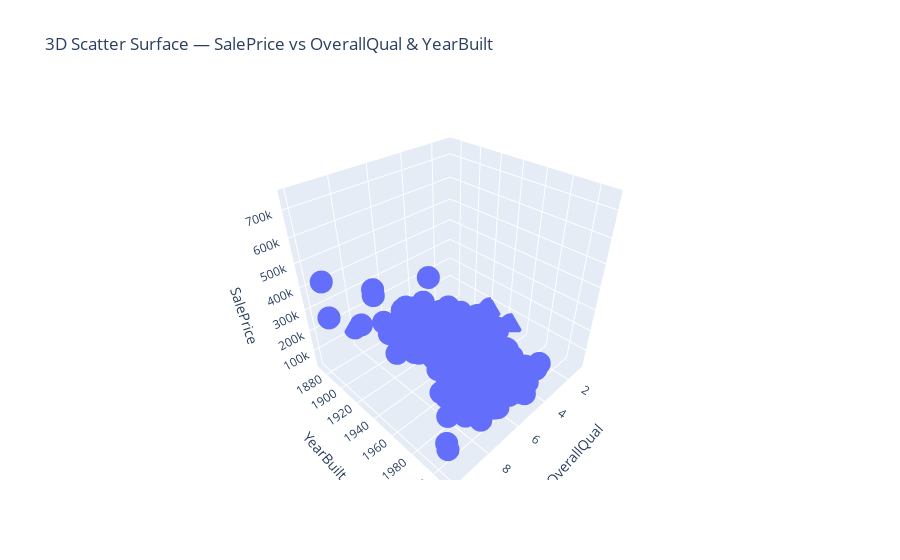

The code cell stored with this chart in its notebook:
### Markdown cell above
OverallQual shows the strongest and most linear relationship with SalePrice

### Code cell
## Surface 3D

fig = px.scatter_3d(
    data,
    x='OverallQual',
    y='YearBuilt',
    z='SalePrice',
    title="3D Scatter Surface — SalePrice vs OverallQual & YearBuilt"
)

fig.show()

### Figure 1 — Plotly figure (JSON) as saved in the notebook; plotly's stock layout.template omitted (floating-point values rounded to 4 significant figures; data arrays with more than 128 entries replaced by an {"elided": "..."} marker saying what was removed)
{"data": [{"hovertemplate": "OverallQual=%{x}<br>YearBuilt=%{y}<br>SalePrice=%{z}<extra></extra>", "legendgroup": "", "marker": {"color": "#636efa", "symbol": "circle"}, "mode": "markers", "name": "", "scene": "scene", "showlegend": false, "type": "scatter3d", "x": {"elided": "1168 int values"}, "y": {"elided": "1168 int values"}, "z": {"elided": "1168 int values"}}], "layout": {"legend": {"tracegroupgap": 0}, "scene": {"domain": {"x": [0, 1], "y": [0, 1]}, "xaxis": {"title": {"text": "OverallQual"}}, "yaxis": {"title": {"text": "YearBuilt"}}, "zaxis": {"title": {"text": "SalePrice"}}}, "title": {"text": "3D Scatter Surface — SalePrice vs OverallQual & YearBuilt"}}}
